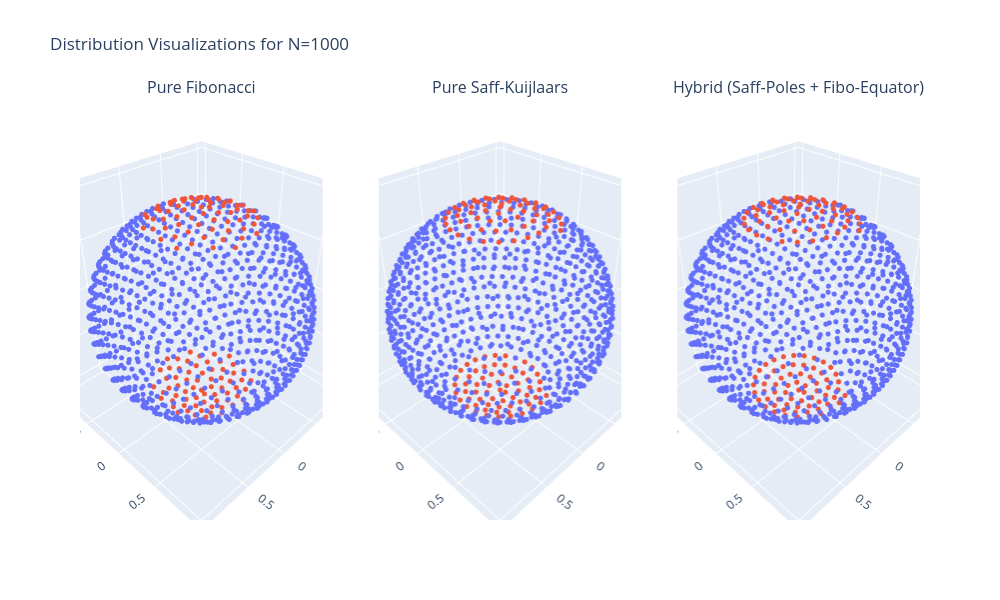

The notebook cell this image was saved under:
### Markdown cell above
## 3D Visualization
Visually comparing the pure algorithms against the new hybrid combination. The points are colored red for polar regions and blue for the equatorial region to visualize the exact slicing threshold.

### Code cell
n_points = 1000

fig = make_subplots(rows=1, cols=3, 
                    specs=[[{'type': 'scatter3d'}, {'type': 'scatter3d'}, {'type': 'scatter3d'}]],
                    subplot_titles=('Pure Fibonacci', 'Pure Saff-Kuijlaars', 'Hybrid (Saff-Poles + Fibo-Equator)'))

algos = [fibo_algo, saff_algo, hybrid_algo]

for i, algo in enumerate(algos):
    pts = algo(n_points)
    
    # We will color points based on latitude to show the transition
    colors = []
    transition_z = np.sin(np.radians(60.0))
    for pt in pts:
        if np.abs(pt[2]) >= transition_z:
            colors.append('#EF553B') # Red for polar region
        else:
            colors.append('#636EFA') # Blue for equatorial region
            
    fig.add_trace(go.Scatter3d(x=pts[:,0], y=pts[:,1], z=pts[:,2],
                               mode='markers', marker=dict(size=3, color=colors)),
                  row=1, col=i+1)

fig.update_layout(height=600, width=1000, title_text=f"Distribution Visualizations for N={n_points}", showlegend=False)
fig.show()

### Figure 1 — Plotly figure (JSON) as saved in the notebook; plotly's stock layout.template omitted (floating-point values rounded to 4 significant figures; data arrays with more than 128 entries replaced by an {"elided": "..."} marker saying what was removed)
{"data": [{"marker": {"color": {"elided": "1000 str values"}, "size": 3}, "mode": "markers", "scene": "scene", "type": "scatter3d", "x": {"elided": "1000 float values"}, "y": {"elided": "1000 float values"}, "z": {"elided": "1000 float values"}}, {"marker": {"color": {"elided": "1000 str values"}, "size": 3}, "mode": "markers", "scene": "scene2", "type": "scatter3d", "x": {"elided": "1000 float values"}, "y": {"elided": "1000 float values"}, "z": {"elided": "1000 float values"}}, {"marker": {"color": {"elided": "1000 str values"}, "size": 3}, "mode": "markers", "scene": "scene3", "type": "scatter3d", "x": {"elided": "1000 float values"}, "y": {"elided": "1000 float values"}, "z": {"elided": "1000 float values"}}], "layout": {"annotations": [{"font": {"size": 16}, "showarrow": false, "text": "Pure Fibonacci", "x": 0.1444, "xanchor": "center", "xref": "paper", "y": 1.0, "yanchor": "bottom", "yref": "paper"}, {"font": {"size": 16}, "showarrow": false, "text": "Pure Saff-Kuijlaars", "x": 0.5, "xanchor": "center", "xref": "paper", "y": 1.0, "yanchor": "bottom", "yref": "paper"}, {"font": {"size": 16}, "showarrow": false, "text": "Hybrid (Saff-Poles + Fibo-Equator)", "x": 0.8556, "xanchor": "center", "xref": "paper", "y": 1.0, "yanchor": "bottom", "yref": "paper"}], "height": 600, "scene": {"domain": {"x": [0.0, 0.2889], "y": [0.0, 1.0]}}, "scene2": {"domain": {"x": [0.3556, 0.6444], "y": [0.0, 1.0]}}, "scene3": {"domain": {"x": [0.7111, 1.0], "y": [0.0, 1.0]}}, "showlegend": false, "title": {"text": "Distribution Visualizations for N=1000"}, "width": 1000}}
